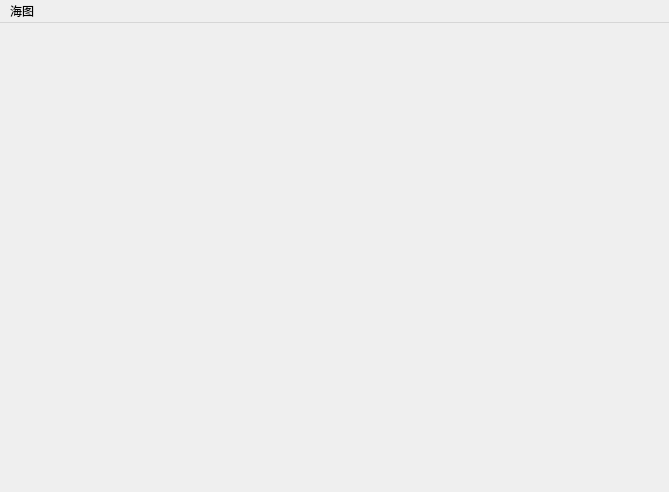
<?xml version="1.0" encoding="UTF-8"?>
<ui version="4.0">
 <class>myEarthSimClass</class>
 <widget class="QMainWindow" name="myEarthSimClass">
  <property name="geometry">
   <rect>
    <x>0</x>
    <y>0</y>
    <width>669</width>
    <height>492</height>
   </rect>
  </property>
  <property name="windowTitle">
   <string>myEarthSim</string>
  </property>
  <widget class="QWidget" name="centralWidget">
   <layout class="QHBoxLayout" name="horizontalLayout">
    <property name="spacing">
     <number>0</number>
    </property>
    <property name="margin">
     <number>0</number>
    </property>
    <item>
     <layout class="QGridLayout" name="gridLayout">
      <item row="0" column="0">
       <layout class="QGridLayout" name="gridLayout_2">
        <item row="0" column="0">
         <layout class="QGridLayout" name="gridLayout_3">
          <item row="0" column="0">
           <layout class="QGridLayout" name="gridLayout_4"/>
          </item>
         </layout>
        </item>
       </layout>
      </item>
     </layout>
    </item>
   </layout>
  </widget>
  <widget class="QMenuBar" name="menuBar">
   <property name="geometry">
    <rect>
     <x>0</x>
     <y>0</y>
     <width>669</width>
     <height>23</height>
    </rect>
   </property>
   <widget class="QMenu" name="menu">
    <property name="title">
     <string>海图</string>
    </property>
    <addaction name="actionShowEarthControl"/>
    <addaction name="separator"/>
   </widget>
   <addaction name="menu"/>
  </widget>
  <action name="actionShowEarthControl">
   <property name="text">
    <string>加载</string>
   </property>
  </action>
  <action name="actionFlyToTarget">
   <property name="text">
    <string>定位南京</string>
   </property>
  </action>
  <action name="action_TMSImage">
   <property name="text">
    <string>添加TMS影像</string>
   </property>
  </action>
  <action name="action_TMSEle">
   <property name="text">
    <string>添加TMS高程</string>
   </property>
  </action>
  <action name="action_gooleImage">
   <property name="text">
    <string>添加goole影像</string>
   </property>
  </action>
  <action name="action_UnVisibleTMSImage">
   <property name="text">
    <string>隐藏TMS影像</string>
   </property>
  </action>
  <action name="action_unVidibleGoogleImage">
   <property name="text">
    <string>隐藏google影像</string>
   </property>
  </action>
  <action name="action_unVisibleTMSEle">
   <property name="text">
    <string>隐藏TMS高程</string>
   </property>
  </action>
  <action name="action_VisibleTMSImage">
   <property name="text">
    <string>显示TMS影像</string>
   </property>
  </action>
  <action name="action_VisiblegoogleImage">
   <property name="text">
    <string>显示google影像</string>
   </property>
  </action>
  <action name="action_VisibleTMSEle">
   <property name="text">
    <string>显示TMS高程</string>
   </property>
  </action>
  <action name="action_addCountryLineShp">
   <property name="text">
    <string>添加国界线</string>
   </property>
  </action>
  <action name="action_UnVisiblelineShp">
   <property name="text">
    <string>隐藏国界线</string>
   </property>
  </action>
  <action name="action_VisiblelineShp">
   <property name="text">
    <string>显示国界线</string>
   </property>
  </action>
  <action name="action_AddPolygonShp">
   <property name="text">
    <string>添加国界面</string>
   </property>
  </action>
  <action name="action_UnVisiblePolygonShp">
   <property name="text">
    <string>隐藏国界面</string>
   </property>
  </action>
  <action name="action_VisiblePolygonShp">
   <property name="text">
    <string>显示国界面</string>
   </property>
  </action>
  <action name="action_AddPointShp">
   <property name="text">
    <string>添加省点数据</string>
   </property>
  </action>
  <action name="action_UnVisiblePointShp">
   <property name="text">
    <string>隐藏省点数据</string>
   </property>
  </action>
  <action name="action_VisiblePointShp">
   <property name="text">
    <string>显示省点数据</string>
   </property>
  </action>
  <action name="action_BeginMeasureDistance">
   <property name="text">
    <string>开始平面距离量算</string>
   </property>
  </action>
  <action name="action_EndMeasureDistance">
   <property name="text">
    <string>结束平面距离量算</string>
   </property>
  </action>
  <action name="actionCreateRingGrid">
   <property name="text">
    <string>创建</string>
   </property>
  </action>
  <action name="actionDeleteRingGrid">
   <property name="text">
    <string>销毁</string>
   </property>
  </action>
  <action name="actionDeleteRectGrid">
   <property name="text">
    <string>销毁</string>
   </property>
  </action>
  <action name="actionCreateRectGrid">
   <property name="text">
    <string>创建</string>
   </property>
  </action>
  <action name="actionCreateCircle">
   <property name="text">
    <string>创建</string>
   </property>
  </action>
  <action name="actionDeleteCircle">
   <property name="text">
    <string>销毁</string>
   </property>
  </action>
  <action name="action_BeginSphereDistance">
   <property name="text">
    <string>开始球面距离量算</string>
   </property>
  </action>
  <action name="action_EndSphereDistance">
   <property name="text">
    <string>结束球面距离量算</string>
   </property>
  </action>
  <action name="action_BeginFlatArea">
   <property name="text">
    <string>开始平面面积量算</string>
   </property>
  </action>
  <action name="action_EndFlatArea">
   <property name="text">
    <string>结束平面面积量算</string>
   </property>
  </action>
  <action name="action_BeginSphereArea">
   <property name="text">
    <string>开始球面面积量算</string>
   </property>
  </action>
  <action name="action_EndSphereArea">
   <property name="text">
    <string>结束球面面积量算</string>
   </property>
  </action>
  <action name="action_BeginAzimuth">
   <property name="text">
    <string>开始方位量算</string>
   </property>
  </action>
  <action name="action_EndAzimuth">
   <property name="text">
    <string>结束方位量算</string>
   </property>
  </action>
  <action name="actionSetNavigationPosition">
   <property name="text">
    <string>设置导航键位置</string>
   </property>
  </action>
  <action name="action_CreatPoint">
   <property name="text">
    <string>创建</string>
   </property>
  </action>
  <action name="action_DeletePoint">
   <property name="text">
    <string>销毁</string>
   </property>
  </action>
  <action name="action_CreateLine">
   <property name="text">
    <string>创建</string>
   </property>
  </action>
  <action name="action_DeleteLine">
   <property name="text">
    <string>销毁</string>
   </property>
  </action>
  <action name="action_CreatePolygon">
   <property name="text">
    <string>创建</string>
   </property>
  </action>
  <action name="action_DeletePolygon">
   <property name="text">
    <string>销毁</string>
   </property>
  </action>
  <action name="actionLoadCustomTile">
   <property name="text">
    <string>加载custom瓦片</string>
   </property>
  </action>
  <action name="actionShowCustomTile">
   <property name="text">
    <string>显示custom瓦片</string>
   </property>
  </action>
  <action name="actionHideCustomTile">
   <property name="text">
    <string>隐藏custom瓦片</string>
   </property>
  </action>
  <action name="action_BeginEditorPoint">
   <property name="text">
    <string>开始编辑</string>
   </property>
  </action>
  <action name="action_EndEditorPoint">
   <property name="text">
    <string>结束编辑</string>
   </property>
  </action>
  <action name="action_BeginEditorLine">
   <property name="text">
    <string>开始编辑</string>
   </property>
  </action>
  <action name="action_EndEditorLine">
   <property name="text">
    <string>结束编辑</string>
   </property>
  </action>
  <action name="action_BeginEditorPolygon">
   <property name="text">
    <string>开始编辑</string>
   </property>
  </action>
  <action name="action_EndEditorPolygon">
   <property name="text">
    <string>结束编辑</string>
   </property>
  </action>
  <action name="actionStartPointQuery">
   <property name="text">
    <string>开始查询</string>
   </property>
  </action>
  <action name="actionEndPointQuery">
   <property name="text">
    <string>结束查询</string>
   </property>
  </action>
  <action name="actionCreateScutcheon">
   <property name="text">
    <string>创建</string>
   </property>
  </action>
  <action name="actionDeleteScutcheon">
   <property name="text">
    <string>销毁</string>
   </property>
  </action>
  <action name="actionStartGetMourseGeoPosition">
   <property name="text">
    <string>开启</string>
   </property>
  </action>
  <action name="actionEndGetMourseGeoPosition">
   <property name="text">
    <string>关闭</string>
   </property>
  </action>
  <action name="actionGUIEventHandler">
   <property name="text">
    <string>鼠标键盘事件</string>
   </property>
  </action>
  <action name="action_AddDynamicObjects">
   <property name="text">
    <string>接态势目标数据(模拟)</string>
   </property>
  </action>
  <action name="action_AddDynamicPoints">
   <property name="text">
    <string>添加态势轨迹</string>
   </property>
  </action>
  <action name="action_AddWarnningRegion">
   <property name="text">
    <string>添加告警区域</string>
   </property>
  </action>
  <action name="actionStateTextSize">
   <property name="text">
    <string>状态栏字体大小与风格</string>
   </property>
  </action>
  <action name="actionCreateJFQLayer">
   <property name="text">
    <string>创建禁飞区图层</string>
   </property>
  </action>
  <action name="actionDeleteJFQLayer">
   <property name="text">
    <string>销毁禁飞区图层</string>
   </property>
  </action>
  <action name="actionVisibleJFQLayer">
   <property name="text">
    <string>设置禁飞区显隐</string>
   </property>
  </action>
  <action name="actionCreateSegment">
   <property name="text">
    <string>创建</string>
   </property>
  </action>
  <action name="actionDeleteSegment">
   <property name="text">
    <string>销毁</string>
   </property>
  </action>
  <action name="actionControlTrackLineVisible">
   <property name="text">
    <string>显隐轨迹线</string>
   </property>
  </action>
  <action name="actionControlIconVisible">
   <property name="text">
    <string>显隐目标注记</string>
   </property>
  </action>
  <action name="actionChangeTrackLineColor">
   <property name="text">
    <string>修改轨迹线颜色</string>
   </property>
  </action>
  <action name="actionChangeTrackLineType">
   <property name="text">
    <string>修改轨迹线样式</string>
   </property>
  </action>
  <action name="actionControlScutVisible">
   <property name="text">
    <string>显隐目标标牌</string>
   </property>
  </action>
  <action name="actionDirLineVisible">
   <property name="text">
    <string>显隐方向线</string>
   </property>
  </action>
  <action name="actionChangeDirLineColor">
   <property name="text">
    <string>修改方向线颜色</string>
   </property>
  </action>
  <action name="actionChangeDirLineType">
   <property name="text">
    <string>修改方向线样式</string>
   </property>
  </action>
  <action name="actionChangeTrackLineLength">
   <property name="text">
    <string>修改轨迹线长度</string>
   </property>
  </action>
  <action name="actionChangeTrackLineWidth">
   <property name="text">
    <string>修改轨迹线宽度</string>
   </property>
  </action>
  <action name="actionChangeDirLineWidth">
   <property name="text">
    <string>修改方向线宽度</string>
   </property>
  </action>
  <action name="action">
   <property name="text">
    <string>-</string>
   </property>
  </action>
  <action name="actionBeginGraphicEdit">
   <property name="text">
    <string>开启编辑</string>
   </property>
  </action>
  <action name="actionEndGraphicEdit">
   <property name="text">
    <string>结束编辑</string>
   </property>
  </action>
  <action name="actionAddObjectListener">
   <property name="text">
    <string>添加态势监听</string>
   </property>
  </action>
  <action name="actionCreateRadarLine">
   <property name="text">
    <string>创建</string>
   </property>
  </action>
  <action name="actionDeleteRadarLine">
   <property name="text">
    <string>销毁</string>
   </property>
  </action>
  <action name="actionDynamicObjectBlink">
   <property name="text">
    <string>态势对象闪烁</string>
   </property>
  </action>
  <action name="actionGetCameraPosition">
   <property name="text">
    <string>获取相机当前位置</string>
   </property>
  </action>
  <action name="actionComputeAzimuth">
   <property name="text">
    <string>计算两点的方位角</string>
   </property>
  </action>
  <action name="actionSetScutcheonFields">
   <property name="text">
    <string>设置标牌显示字段</string>
   </property>
  </action>
  <action name="actionCircleTangentAngle">
   <property name="text">
    <string>计算目标与圆区域切线夹角</string>
   </property>
  </action>
  <action name="actionPolygonTangentAngle">
   <property name="text">
    <string>计算目标与多边形切线夹角</string>
   </property>
  </action>
  <action name="actionComputeBanyCenter">
   <property name="text">
    <string>计算多边形的质心</string>
   </property>
  </action>
  <action name="actionComputeAngle">
   <property name="text">
    <string>计算目标到中心点连线与方位角方向的夹角</string>
   </property>
  </action>
  <action name="actionDynamicObjectVisible">
   <property name="text">
    <string>显隐单个态势对象</string>
   </property>
  </action>
  <action name="actionAddScanningRegion">
   <property name="text">
    <string>添加雷达扫描区 </string>
   </property>
  </action>
  <action name="actionObjectVisibleByFacility">
   <property name="text">
    <string>通过设备控制显示</string>
   </property>
  </action>
  <action name="actionSetCameraHeight">
   <property name="text">
    <string>设置相机高度</string>
   </property>
  </action>
  <action name="actionModifyRadarColor">
   <property name="text">
    <string>改颜色</string>
   </property>
  </action>
  <action name="actionChangeIconStyle">
   <property name="text">
    <string>修改注记风格</string>
   </property>
  </action>
  <action name="actionChangeScuStyle">
   <property name="text">
    <string>修改标牌风格</string>
   </property>
  </action>
  <action name="actionChangeObjectIconStyle">
   <property name="text">
    <string>单个修改注记风格</string>
   </property>
  </action>
  <action name="actionChangeObjectScuStyle">
   <property name="text">
    <string>单个修改标牌风格</string>
   </property>
  </action>
  <action name="actionChangeTrackPoins">
   <property name="text">
    <string>修改轨迹线点渲染模式</string>
   </property>
  </action>
  <action name="actionChangeObjectTrackPoint">
   <property name="text">
    <string>单个修改轨迹线点样式</string>
   </property>
  </action>
  <action name="actionChangeScuOffset">
   <property name="text">
    <string>修改标牌的偏移</string>
   </property>
  </action>
  <action name="actionSetCameraMode">
   <property name="text">
    <string>设置相机的操作模式</string>
   </property>
  </action>
  <action name="actionBeginSelectedGraphicEdit">
   <property name="text">
    <string>开启编辑(当前选中图形)</string>
   </property>
  </action>
  <action name="actionChangeScuShadow">
   <property name="text">
    <string>修改标牌文字阴影</string>
   </property>
  </action>
  <action name="actionChangeObjectScuShadow">
   <property name="text">
    <string>单个修改标牌文字阴影</string>
   </property>
  </action>
  <action name="actionJudgePointInCircle">
   <property name="text">
    <string>判断点在圆心内</string>
   </property>
  </action>
  <action name="actionJudgePointInGeometry">
   <property name="text">
    <string>判断点在多边形内</string>
   </property>
  </action>
  <action name="actionEnableDragScu">
   <property name="text">
    <string>标牌拖拽</string>
   </property>
  </action>
  <action name="actionSetGlobeScalePosition">
   <property name="text">
    <string>设置比例尺位置与风格</string>
   </property>
  </action>
  <action name="actionVisibleIconText">
   <property name="text">
    <string>显隐注记文字</string>
   </property>
  </action>
  <action name="actionVisibleObjectIconText">
   <property name="text">
    <string>单个显隐注记文字</string>
   </property>
  </action>
  <action name="actionScuLineVisible">
   <property name="text">
    <string>标牌线显隐</string>
   </property>
  </action>
  <action name="actionChangeScuLineType">
   <property name="text">
    <string>标牌线样式修改</string>
   </property>
  </action>
  <action name="actionChangeScuLineColor">
   <property name="text">
    <string>标牌线颜色修改</string>
   </property>
  </action>
  <action name="actionChangeScuLineWidth">
   <property name="text">
    <string>标牌线线宽修改</string>
   </property>
  </action>
  <action name="actionAddTDTImage">
   <property name="text">
    <string>添加天地图影像</string>
   </property>
  </action>
  <action name="actionAddTifDem">
   <property name="text">
    <string>添加本地tif高程</string>
   </property>
  </action>
 </widget>
 <layoutdefault spacing="6" margin="11"/>
 <resources>
  <include location="myearthsim.qrc"/>
 </resources>
 <connections>
  <connection>
   <sender>actionShowEarthControl</sender>
   <signal>triggered()</signal>
   <receiver>myEarthSimClass</receiver>
   <slot>slotLoadS57()</slot>
   <hints>
    <hint type="sourcelabel">
     <x>-1</x>
     <y>-1</y>
    </hint>
    <hint type="destinationlabel">
     <x>299</x>
     <y>199</y>
    </hint>
   </hints>
  </connection>
  <connection>
   <sender>actionAddTDTImage</sender>
   <signal>triggered()</signal>
   <receiver>myEarthSimClass</receiver>
   <slot>slotActionAddTDTImage()</slot>
   <hints>
    <hint type="sourcelabel">
     <x>-1</x>
     <y>-1</y>
    </hint>
    <hint type="destinationlabel">
     <x>334</x>
     <y>245</y>
    </hint>
   </hints>
  </connection>
 </connections>
 <slots>
  <slot>slotShowEarthControl()</slot>
  <slot>slotActionAddTDTImage()</slot>
  <slot>slotLoadS57()</slot>
 </slots>
</ui>
